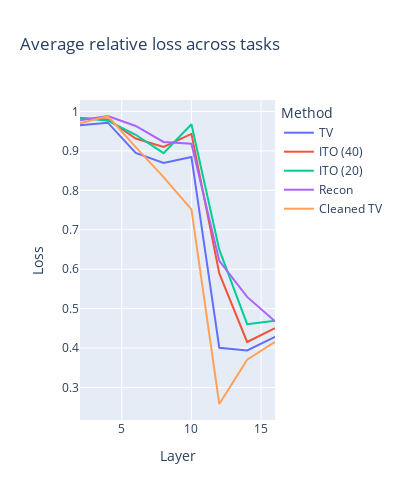

Here is the notebook cell this chart was saved with:
### Code cell
import plotly.express as px

px.line(agg_df, x="layer", y=["TV", "ITO (40)", "ITO (20)", "Recon", "Cleaned TV"], title="Average relative loss across tasks", labels={"value": "Loss", "variable": "Method", "layer": "Layer"}, width=400, height=500).show()

### Figure 1 — Plotly figure (JSON) as saved in the notebook; plotly's stock layout.template omitted (floating-point values rounded to 4 significant figures)
{"data": [{"hovertemplate": "Method=TV<br>Layer=%{x}<br>Loss=%{y}<extra></extra>", "legendgroup": "TV", "line": {"color": "#636efa", "dash": "solid"}, "marker": {"symbol": "circle"}, "mode": "lines", "name": "TV", "orientation": "v", "showlegend": true, "type": "scatter", "x": [2, 4, 6, 8, 10, 12, 14, 16], "xaxis": "x", "y": [0.965, 0.9715, 0.8949, 0.8696, 0.8846, 0.4009, 0.3938, 0.4284], "yaxis": "y"}, {"hovertemplate": "Method=ITO (40)<br>Layer=%{x}<br>Loss=%{y}<extra></extra>", "legendgroup": "ITO (40)", "line": {"color": "#EF553B", "dash": "solid"}, "marker": {"symbol": "circle"}, "mode": "lines", "name": "ITO (40)", "orientation": "v", "showlegend": true, "type": "scatter", "x": [2, 4, 6, 8, 10, 12, 14, 16], "xaxis": "x", "y": [0.9828, 0.9799, 0.9313, 0.9102, 0.9432, 0.5891, 0.4154, 0.4505], "yaxis": "y"}, {"hovertemplate": "Method=ITO (20)<br>Layer=%{x}<br>Loss=%{y}<extra></extra>", "legendgroup": "ITO (20)", "line": {"color": "#00cc96", "dash": "solid"}, "marker": {"symbol": "circle"}, "mode": "lines", "name": "ITO (20)", "orientation": "v", "showlegend": true, "type": "scatter", "x": [2, 4, 6, 8, 10, 12, 14, 16], "xaxis": "x", "y": [0.9841, 0.9765, 0.9409, 0.8944, 0.9676, 0.6495, 0.4606, 0.4692], "yaxis": "y"}, {"hovertemplate": "Method=Recon<br>Layer=%{x}<br>Loss=%{y}<extra></extra>", "legendgroup": "Recon", "line": {"color": "#ab63fa", "dash": "solid"}, "marker": {"symbol": "circle"}, "mode": "lines", "name": "Recon", "orientation": "v", "showlegend": true, "type": "scatter", "x": [2, 4, 6, 8, 10, 12, 14, 16], "xaxis": "x", "y": [0.9778, 0.9885, 0.9631, 0.9228, 0.9181, 0.621, 0.5297, 0.4681], "yaxis": "y"}, {"hovertemplate": "Method=Cleaned TV<br>Layer=%{x}<br>Loss=%{y}<extra></extra>", "legendgroup": "Cleaned TV", "line": {"color": "#FFA15A", "dash": "solid"}, "marker": {"symbol": "circle"}, "mode": "lines", "name": "Cleaned TV", "orientation": "v", "showlegend": true, "type": "scatter", "x": [2, 4, 6, 8, 10, 12, 14, 16], "xaxis": "x", "y": [0.97, 0.9881, 0.9096, 0.8335, 0.7517, 0.2581, 0.3704, 0.4157], "yaxis": "y"}], "layout": {"height": 500, "legend": {"title": {"text": "Method"}, "tracegroupgap": 0}, "title": {"text": "Average relative loss across tasks"}, "width": 400, "xaxis": {"anchor": "y", "domain": [0, 1], "title": {"text": "Layer"}}, "yaxis": {"anchor": "x", "domain": [0, 1], "title": {"text": "Loss"}}}}
